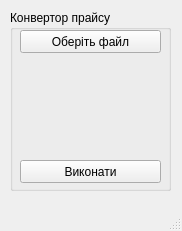
<?xml version="1.0" encoding="UTF-8"?>
<ui version="4.0">
 <class>Converor</class>
 <widget class="QMainWindow" name="Converor">
  <property name="geometry">
   <rect>
    <x>0</x>
    <y>0</y>
    <width>182</width>
    <height>231</height>
   </rect>
  </property>
  <property name="windowTitle">
   <string>MainWindow</string>
  </property>
  <widget class="QWidget" name="centralwidget">
   <widget class="QGroupBox" name="groupBox">
    <property name="geometry">
     <rect>
      <x>10</x>
      <y>10</y>
      <width>161</width>
      <height>181</height>
     </rect>
    </property>
    <property name="title">
     <string>Конвертор прайсу</string>
    </property>
    <widget class="QPushButton" name="Run">
     <property name="geometry">
      <rect>
       <x>10</x>
       <y>150</y>
       <width>141</width>
       <height>23</height>
      </rect>
     </property>
     <property name="text">
      <string>Виконати</string>
     </property>
    </widget>
    <widget class="QLabel" name="incoming_file">
     <property name="geometry">
      <rect>
       <x>10</x>
       <y>60</y>
       <width>141</width>
       <height>20</height>
      </rect>
     </property>
     <property name="text">
      <string/>
     </property>
    </widget>
    <widget class="QLabel" name="end_at">
     <property name="geometry">
      <rect>
       <x>10</x>
       <y>110</y>
       <width>141</width>
       <height>20</height>
      </rect>
     </property>
     <property name="text">
      <string/>
     </property>
    </widget>
    <widget class="QPushButton" name="Open_file">
     <property name="geometry">
      <rect>
       <x>10</x>
       <y>20</y>
       <width>141</width>
       <height>23</height>
      </rect>
     </property>
     <property name="text">
      <string>Оберіть файл</string>
     </property>
    </widget>
    <widget class="QLabel" name="start_at">
     <property name="geometry">
      <rect>
       <x>10</x>
       <y>80</y>
       <width>141</width>
       <height>20</height>
      </rect>
     </property>
     <property name="text">
      <string/>
     </property>
    </widget>
   </widget>
  </widget>
  <widget class="QMenuBar" name="menubar">
   <property name="geometry">
    <rect>
     <x>0</x>
     <y>0</y>
     <width>182</width>
     <height>20</height>
    </rect>
   </property>
  </widget>
  <widget class="QStatusBar" name="statusbar"/>
 </widget>
 <resources/>
 <connections/>
</ui>
